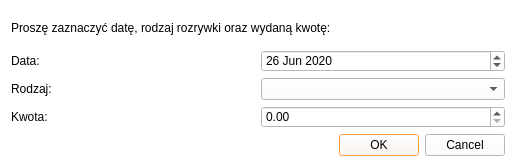
<?xml version="1.0" encoding="UTF-8"?>
<ui version="4.0">
 <class>DialogCinema</class>
 <widget class="QDialog" name="DialogCinema">
  <property name="geometry">
   <rect>
    <x>0</x>
    <y>0</y>
    <width>516</width>
    <height>167</height>
   </rect>
  </property>
  <property name="windowTitle">
   <string>Dialog</string>
  </property>
  <property name="styleSheet">
   <string notr="true">selection-background-color: rgb(245, 121, 0);
background-color: rgb(255, 255, 255);</string>
  </property>
  <layout class="QVBoxLayout" name="verticalLayout">
   <item>
    <widget class="QLabel" name="label">
     <property name="text">
      <string>Proszę zaznaczyć datę, rodzaj rozrywki oraz wydaną kwotę: </string>
     </property>
    </widget>
   </item>
   <item>
    <layout class="QHBoxLayout" name="horizontalLayout">
     <item>
      <widget class="QLabel" name="label_2">
       <property name="text">
        <string>Data: </string>
       </property>
      </widget>
     </item>
     <item>
      <widget class="QDateEdit" name="dateEdit">
       <property name="date">
        <date>
         <year>2020</year>
         <month>6</month>
         <day>26</day>
        </date>
       </property>
      </widget>
     </item>
    </layout>
   </item>
   <item>
    <layout class="QHBoxLayout" name="horizontalLayout_2">
     <item>
      <widget class="QLabel" name="label_3">
       <property name="text">
        <string>Rodzaj: </string>
       </property>
      </widget>
     </item>
     <item>
      <widget class="QComboBox" name="comboBox"/>
     </item>
    </layout>
   </item>
   <item>
    <layout class="QHBoxLayout" name="horizontalLayout_3">
     <item>
      <widget class="QLabel" name="label_4">
       <property name="text">
        <string>Kwota: </string>
       </property>
      </widget>
     </item>
     <item>
      <widget class="QDoubleSpinBox" name="doubleSpinBox">
       <property name="maximum">
        <double>99999999999.990005493164063</double>
       </property>
      </widget>
     </item>
    </layout>
   </item>
   <item>
    <layout class="QHBoxLayout" name="horizontalLayout_4">
     <item>
      <spacer name="horizontalSpacer">
       <property name="orientation">
        <enum>Qt::Horizontal</enum>
       </property>
       <property name="sizeHint" stdset="0">
        <size>
         <width>208</width>
         <height>20</height>
        </size>
       </property>
      </spacer>
     </item>
     <item>
      <widget class="QDialogButtonBox" name="buttonBox">
       <property name="orientation">
        <enum>Qt::Horizontal</enum>
       </property>
       <property name="standardButtons">
        <set>QDialogButtonBox::Cancel|QDialogButtonBox::Ok</set>
       </property>
      </widget>
     </item>
    </layout>
   </item>
  </layout>
 </widget>
 <resources/>
 <connections>
  <connection>
   <sender>buttonBox</sender>
   <signal>accepted()</signal>
   <receiver>DialogCinema</receiver>
   <slot>accept()</slot>
   <hints>
    <hint type="sourcelabel">
     <x>248</x>
     <y>254</y>
    </hint>
    <hint type="destinationlabel">
     <x>157</x>
     <y>274</y>
    </hint>
   </hints>
  </connection>
  <connection>
   <sender>buttonBox</sender>
   <signal>rejected()</signal>
   <receiver>DialogCinema</receiver>
   <slot>reject()</slot>
   <hints>
    <hint type="sourcelabel">
     <x>316</x>
     <y>260</y>
    </hint>
    <hint type="destinationlabel">
     <x>286</x>
     <y>274</y>
    </hint>
   </hints>
  </connection>
 </connections>
</ui>
